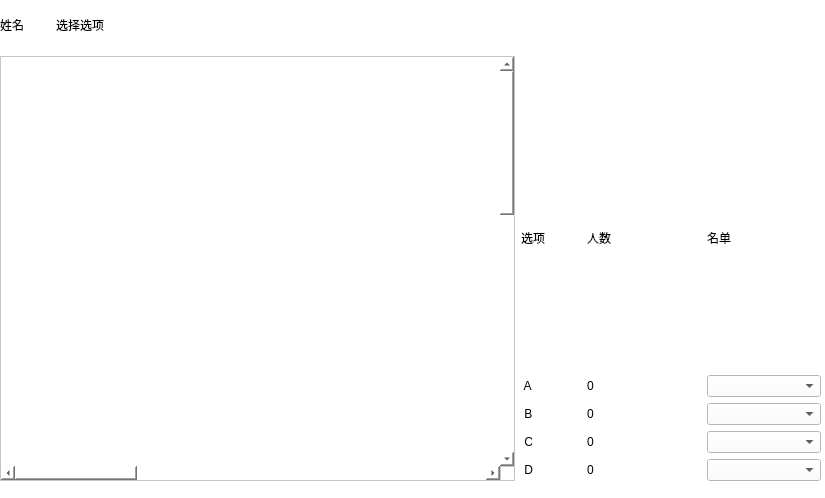
<?xml version="1.0" encoding="UTF-8"?>
<ui version="4.0">
 <class>QuizResultWindow</class>
 <widget class="QDialog" name="QuizResultWindow">
  <property name="geometry">
   <rect>
    <x>0</x>
    <y>0</y>
    <width>825</width>
    <height>498</height>
   </rect>
  </property>
  <property name="windowTitle">
   <string>答题结果</string>
  </property>
  <property name="styleSheet">
   <string notr="true">background-color: rgb(255, 255, 255);</string>
  </property>
  <widget class="QWidget" name="horizontalLayoutWidget_7">
   <property name="geometry">
    <rect>
     <x>0</x>
     <y>0</y>
     <width>821</width>
     <height>481</height>
    </rect>
   </property>
   <layout class="QHBoxLayout" name="horizontalLayout_7">
    <item>
     <layout class="QVBoxLayout" name="verticalLayout">
      <item>
       <layout class="QHBoxLayout" name="horizontalLayout_4">
        <item>
         <widget class="QLabel" name="label_4">
          <property name="minimumSize">
           <size>
            <width>50</width>
            <height>50</height>
           </size>
          </property>
          <property name="maximumSize">
           <size>
            <width>50</width>
            <height>50</height>
           </size>
          </property>
          <property name="text">
           <string>姓名</string>
          </property>
         </widget>
        </item>
        <item>
         <widget class="QLabel" name="label_5">
          <property name="minimumSize">
           <size>
            <width>0</width>
            <height>50</height>
           </size>
          </property>
          <property name="maximumSize">
           <size>
            <width>16777215</width>
            <height>50</height>
           </size>
          </property>
          <property name="text">
           <string>选择选项</string>
          </property>
         </widget>
        </item>
       </layout>
      </item>
      <item>
       <widget class="QScrollArea" name="scrollArea">
        <property name="widgetResizable">
         <bool>true</bool>
        </property>
        <widget class="QWidget" name="scrollAreaWidgetContents">
         <property name="geometry">
          <rect>
           <x>-359</x>
           <y>0</y>
           <width>1920</width>
           <height>1080</height>
          </rect>
         </property>
         <property name="minimumSize">
          <size>
           <width>1920</width>
           <height>1080</height>
          </size>
         </property>
        </widget>
       </widget>
      </item>
     </layout>
    </item>
    <item>
     <layout class="QVBoxLayout" name="verticalLayout_2">
      <item>
       <widget class="QLabel" name="label_2">
        <property name="minimumSize">
         <size>
          <width>300</width>
          <height>100</height>
         </size>
        </property>
        <property name="maximumSize">
         <size>
          <width>300</width>
          <height>100</height>
         </size>
        </property>
        <property name="styleSheet">
         <string notr="true">image: url(:/new/prefix1/logo2.png);</string>
        </property>
        <property name="text">
         <string/>
        </property>
       </widget>
      </item>
      <item>
       <layout class="QHBoxLayout" name="horizontalLayout">
        <item>
         <widget class="QLabel" name="label">
          <property name="maximumSize">
           <size>
            <width>60</width>
            <height>16777215</height>
           </size>
          </property>
          <property name="text">
           <string>选项</string>
          </property>
         </widget>
        </item>
        <item>
         <widget class="QLabel" name="StudentNum">
          <property name="text">
           <string>人数</string>
          </property>
         </widget>
        </item>
        <item>
         <widget class="QLabel" name="StudentList">
          <property name="text">
           <string>名单</string>
          </property>
         </widget>
        </item>
       </layout>
      </item>
      <item>
       <layout class="QHBoxLayout" name="horizontalLayout_2">
        <item>
         <widget class="QLabel" name="labelA">
          <property name="minimumSize">
           <size>
            <width>60</width>
            <height>0</height>
           </size>
          </property>
          <property name="maximumSize">
           <size>
            <width>60</width>
            <height>16777215</height>
           </size>
          </property>
          <property name="text">
           <string> A</string>
          </property>
         </widget>
        </item>
        <item>
         <widget class="QLabel" name="StudentNumA">
          <property name="text">
           <string>0</string>
          </property>
         </widget>
        </item>
        <item>
         <widget class="QComboBox" name="comboBoxA"/>
        </item>
       </layout>
      </item>
      <item>
       <layout class="QHBoxLayout" name="horizontalLayout_5">
        <item>
         <widget class="QLabel" name="labelB">
          <property name="minimumSize">
           <size>
            <width>60</width>
            <height>0</height>
           </size>
          </property>
          <property name="maximumSize">
           <size>
            <width>60</width>
            <height>16777215</height>
           </size>
          </property>
          <property name="text">
           <string> B</string>
          </property>
         </widget>
        </item>
        <item>
         <widget class="QLabel" name="StudentNumB">
          <property name="text">
           <string>0</string>
          </property>
         </widget>
        </item>
        <item>
         <widget class="QComboBox" name="comboBoxB"/>
        </item>
       </layout>
      </item>
      <item>
       <layout class="QHBoxLayout" name="horizontalLayout_6">
        <item>
         <widget class="QLabel" name="labelC">
          <property name="minimumSize">
           <size>
            <width>60</width>
            <height>0</height>
           </size>
          </property>
          <property name="maximumSize">
           <size>
            <width>60</width>
            <height>16777215</height>
           </size>
          </property>
          <property name="text">
           <string> C</string>
          </property>
         </widget>
        </item>
        <item>
         <widget class="QLabel" name="StudentNumC">
          <property name="text">
           <string>0</string>
          </property>
         </widget>
        </item>
        <item>
         <widget class="QComboBox" name="comboBoxC"/>
        </item>
       </layout>
      </item>
      <item>
       <layout class="QHBoxLayout" name="horizontalLayout_3">
        <item>
         <widget class="QLabel" name="labelD">
          <property name="minimumSize">
           <size>
            <width>60</width>
            <height>0</height>
           </size>
          </property>
          <property name="maximumSize">
           <size>
            <width>60</width>
            <height>16777215</height>
           </size>
          </property>
          <property name="text">
           <string> D</string>
          </property>
         </widget>
        </item>
        <item>
         <widget class="QLabel" name="StudentNumD">
          <property name="text">
           <string>0</string>
          </property>
         </widget>
        </item>
        <item>
         <widget class="QComboBox" name="comboBoxD"/>
        </item>
       </layout>
      </item>
     </layout>
    </item>
   </layout>
  </widget>
 </widget>
 <resources/>
 <connections/>
</ui>
